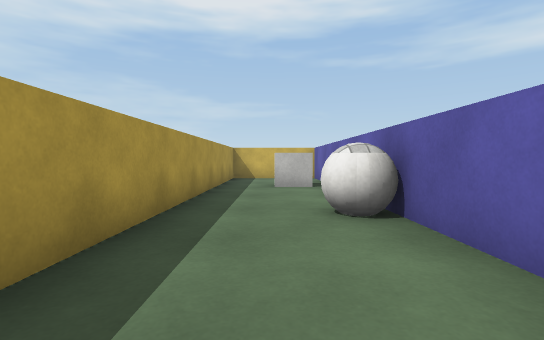
view 1 (above)

16 first-person views from a walk through a 3-D level made in the Unity game engine. The camera is 0.72 m above the floor, tilts 2° down and sees 85° across. The floor is counted in squares, 1 m on a side. Each view is taken from the middle of a square. On the plan, view 1 faces up. The plan holds only what a view shows up to about 10 squares ahead; the rest is blank. The player character is not drawn. Surface patterns are stand-ins for the level's own textures.

view 2
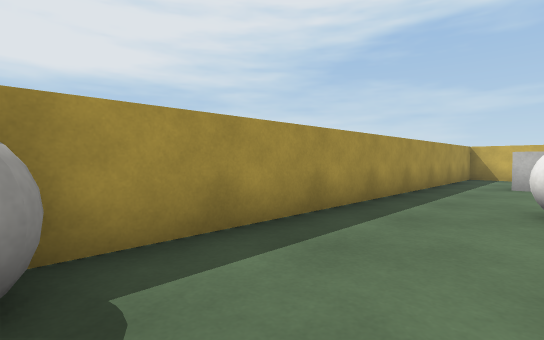

view 3
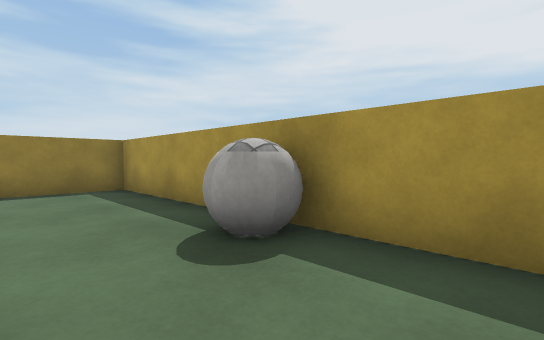

view 4
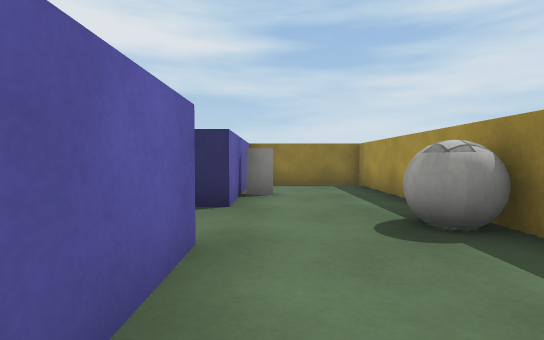

view 5
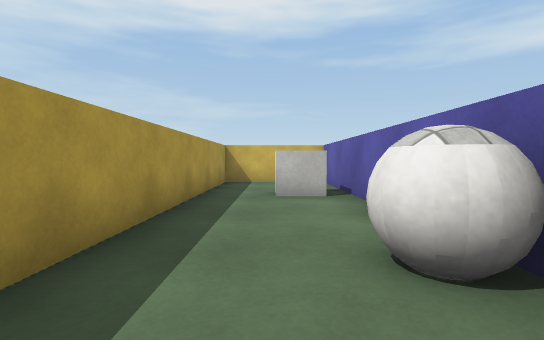

view 6
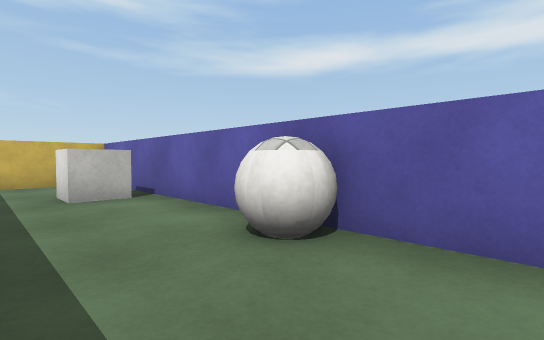

view 7
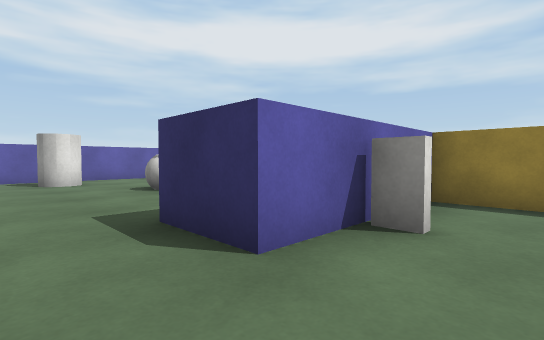

view 8
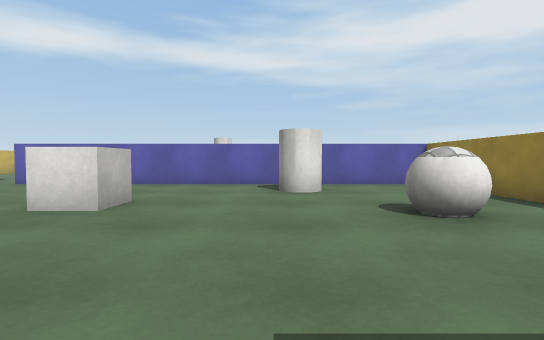

view 9
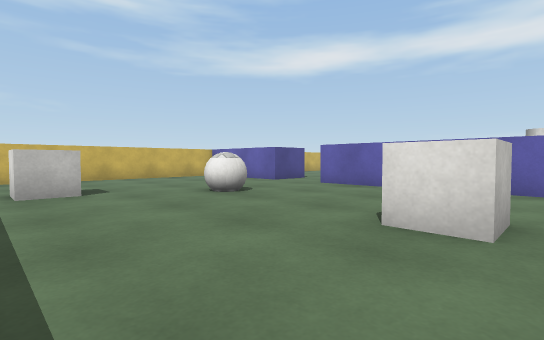

view 10
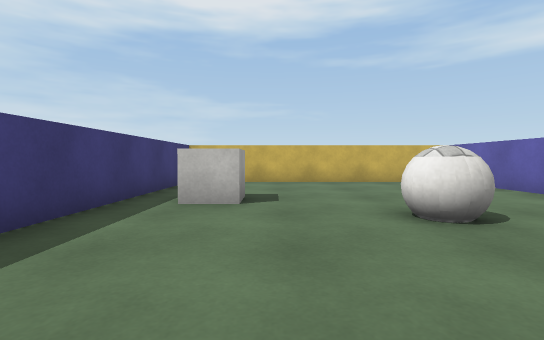

view 11
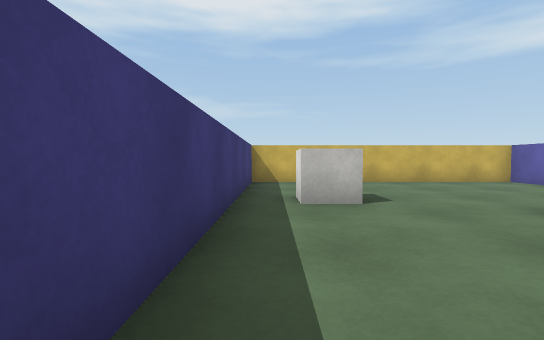

view 12
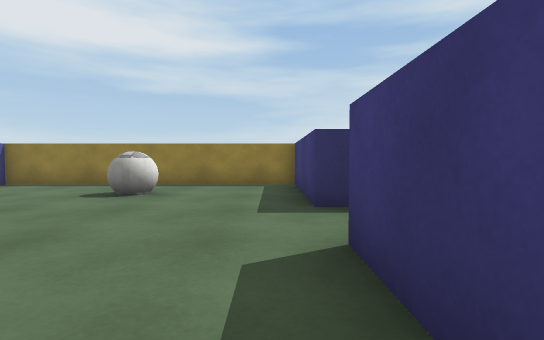

view 13
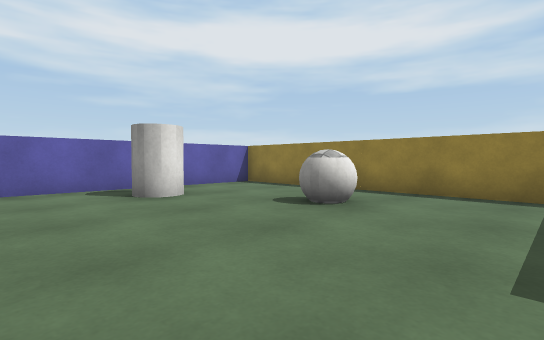

view 14
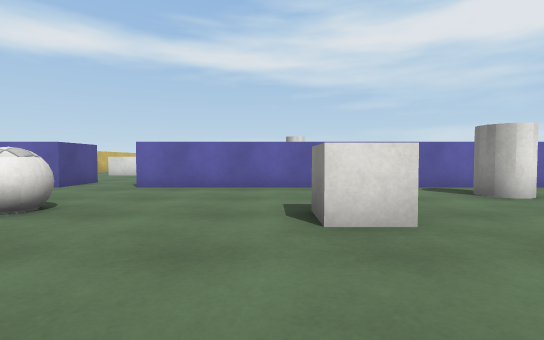

view 15
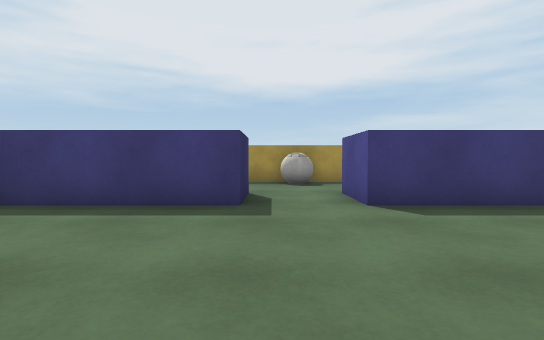

view 16
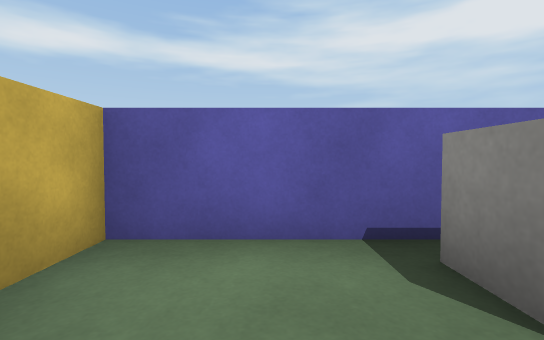

### Floor plan
Ten units are one square. View 1 is at (0, 0); x grows to the right and y downward. Boxes are objects, and circles mark ways between rooms. Rooms are numbered by the first view taken in them; rooms with no view inside come last. Other rooms are left out.
<svg viewBox="-20 -120 150 190">
<path fill="none" stroke="#000" d="M17 5 17 -115 -15 -115 -15 65 17 65 17 25M9 41 16 41M17 25 34 25 34 65 116 65 116 -55M116 -75 116 -115 34 -115 34 5 17 5"/>
<rect x="-15" y="5" width="10" height="10" fill="#bbb"><title>ball</title></rect>
<rect x="-5" y="-95" width="20" height="20" fill="#bbb"><title>cube</title></rect>
<rect x="5" y="-45" width="10" height="10" fill="#bbb"><title>ball</title></rect>
<rect x="45" y="-85" width="10" height="20" fill="#bbb"><title>cube</title></rect>
<rect x="65" y="35" width="10" height="20" fill="#bbb"><title>ball</title></rect>
<rect x="65" y="-15" width="20" height="10" fill="#bbb"><title>cube</title></rect>
<rect x="75" y="-65" width="10" height="20" fill="#bbb"><title>ball</title></rect>
<rect x="95" y="15" width="10" height="20" fill="#bbb"><title>cylinder</title></rect>
<circle cx="25" cy="15" r="3" fill="#2a7"/>
<text x="0" y="-30">1</text>
<text x="70" y="-20">2</text>
</svg>
Room 1 opens to room 2.

Where each view was taken, in squares from view 1:
view 1: 0 up, 0 right, facing up
view 2: 1 down, 1 right, facing up-left
view 3: 1 up, 1 right, facing down-left
view 4: 2 up, 1 right, facing down
view 5: 2 up, 0 right, facing up
view 6: 2 up, 1 left, facing up-right
view 7: 1 down, 0 right, facing down-right
view 8: 2 down, 3 right, facing right
view 9: 0 up, 4 right, facing up-right
view 10: 2 up, 6 right, facing up
view 11: 2 up, 4 right, facing up
view 12: 2 up, 4 right, facing down
view 13: 0 up, 4 right, facing down-right
view 14: 2 up, 4 right, facing right
view 15: 2 down, 8 right, facing left
view 16: 10 up, 1 left, facing right
